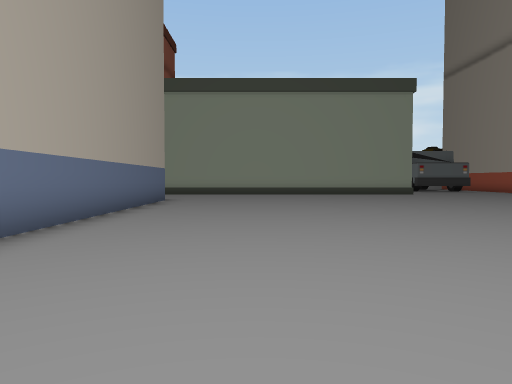
view 1 (above)

20 first-person views from a walk through a scene from a Unity 3-D project. The camera is 1.4 m above the floor, tilts 2° down and sees 70° across. The floor is counted in squares, 2 m on a side. Each view is taken from the middle of a square. On the plan, view 1 faces up. The plan holds only what a view shows up to about 11 squares ahead; the rest is blank. The place goes on beyond the plan. Some animated figures are not drawn.

view 2
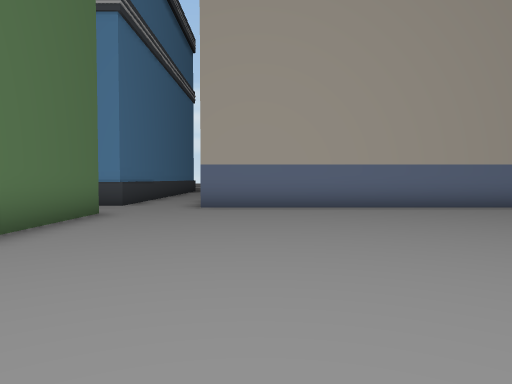

view 3
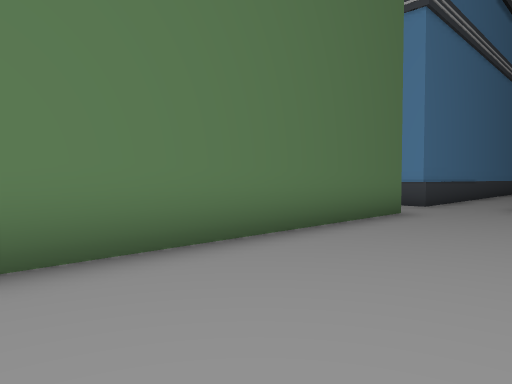

view 4
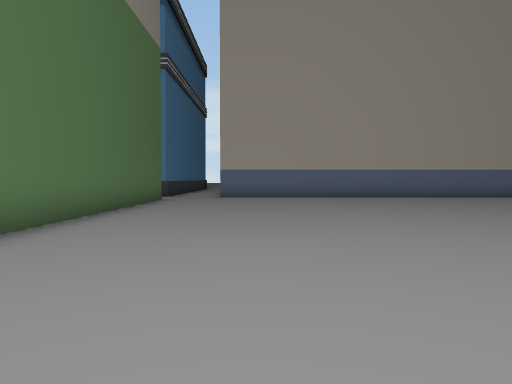

view 5
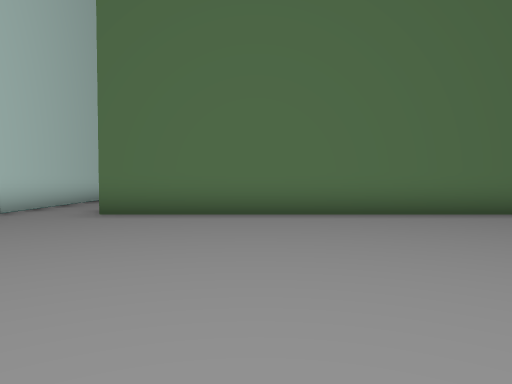

view 6
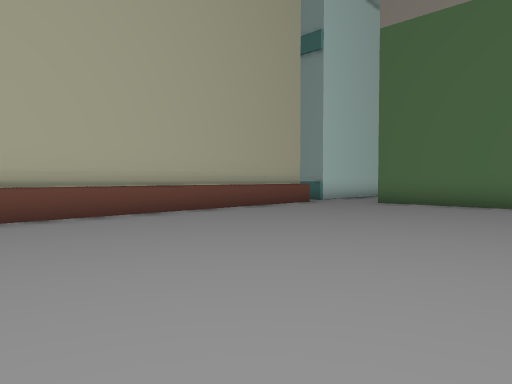

view 7
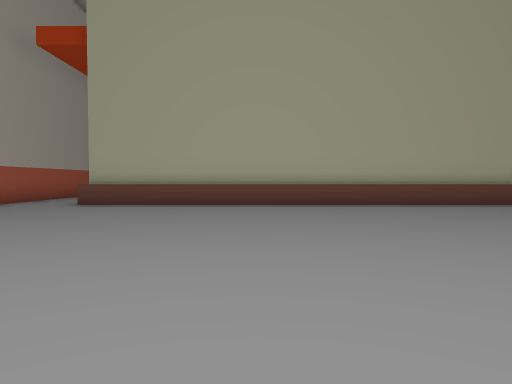

view 8
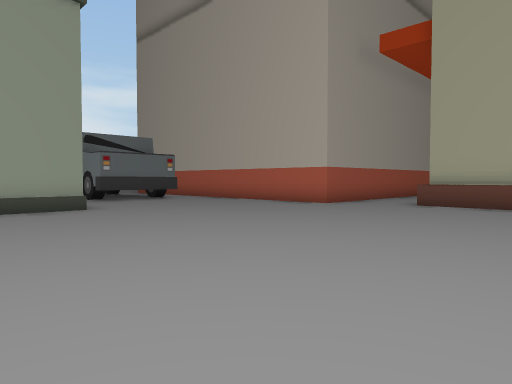

view 9
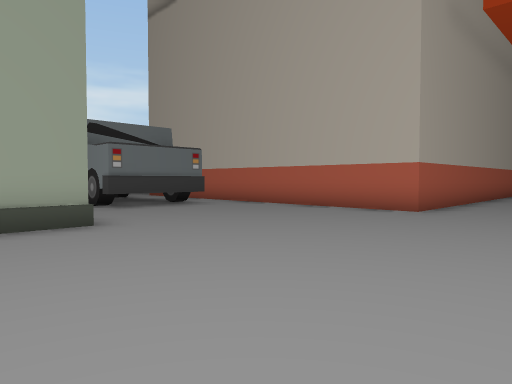

view 10
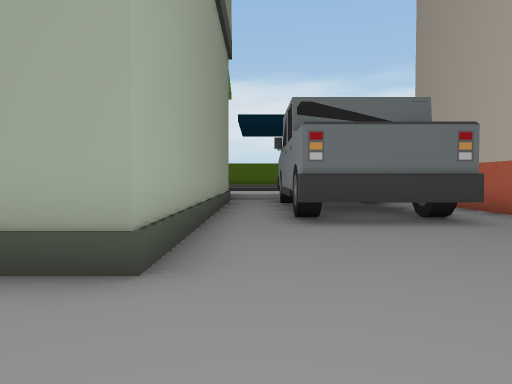

view 11
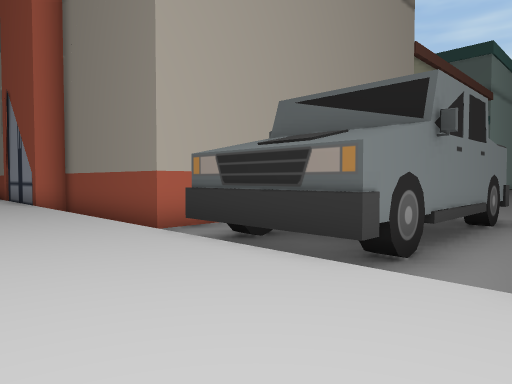

view 12
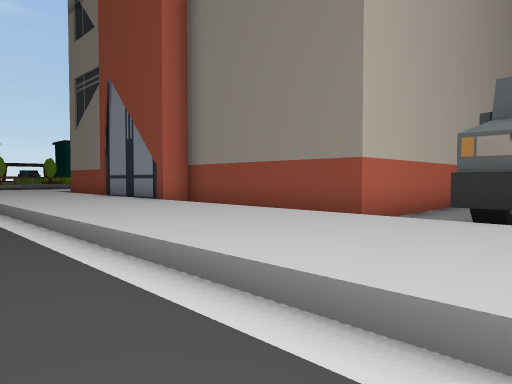

view 13
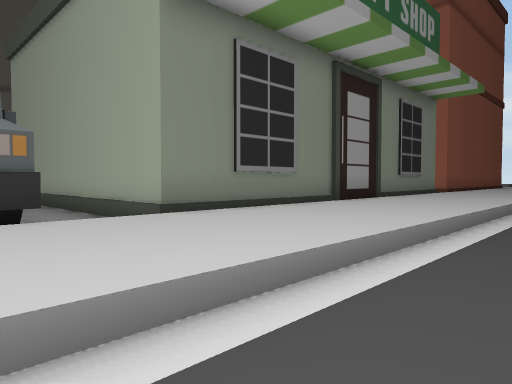

view 14
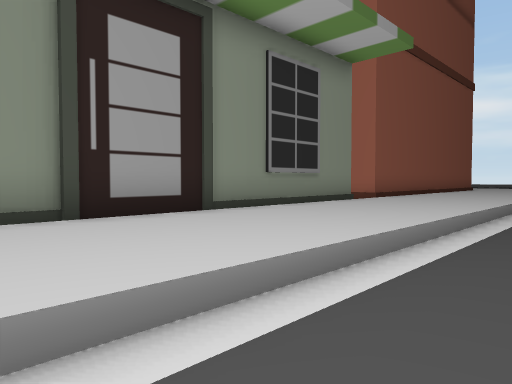

view 15
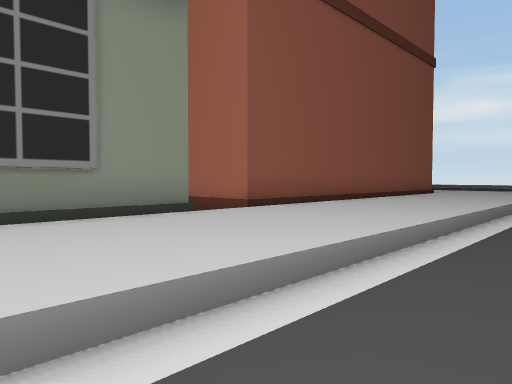

view 16
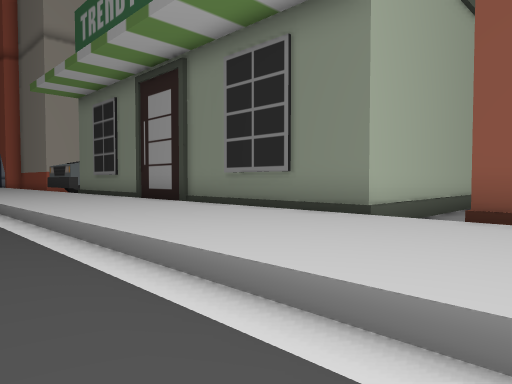

view 17
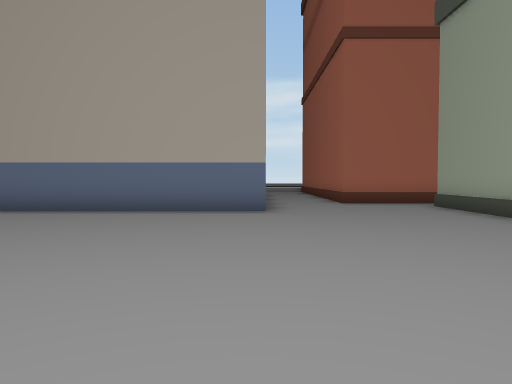

view 18
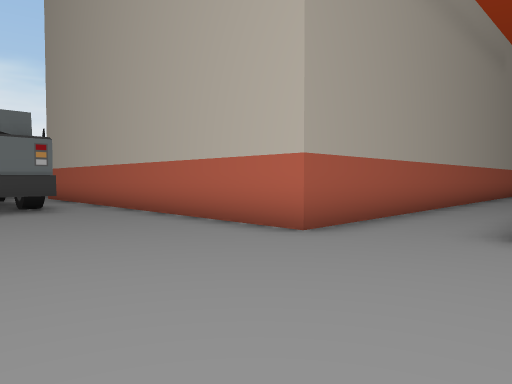

view 19
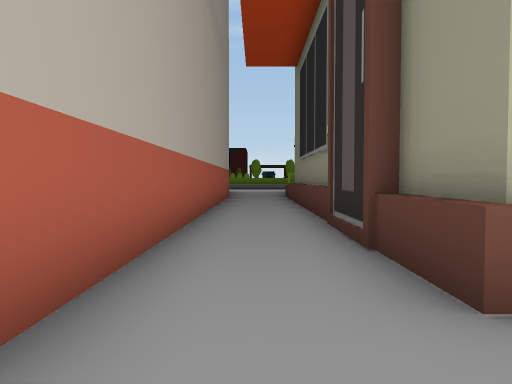

view 20
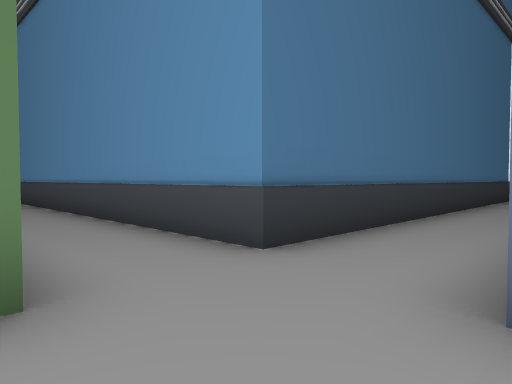

### Floor plan
Key: @ floor where view 1 was taken; # wall or solid block; . main floor; : floor 0.5 m higher than the main floor; B building; T truck.
Columns run from 9 left of view 1 to 22 right of it. Each row starts with its distance up from view 1.
 31   ....... ....  .......
 30 ............................
 29 ::::::::::::::::::::::::::::::::
 28 ::::::::::::::::::::::::::::::::
 27 :::::::::::::::::::::::::::::::
 26 ####.############.TTT......BBBB
 25    #.#          #.TTT.BBBBBB
 24    #.#          #.TTT.B
 23     .#          #.T  .B
 22      #          #.T  .B
 21      #          #.TTT.B
 20                 #.TTT.B
 19                 #.....B
 18                 #.....B
 17    #.###       ##.....B
 16    #......    ........B
 15    #.......   ........B
 14    .......... ........BBBBBBBBBB
 13    .............................
 12       #................#########
 11       B................#
 10       B................#
  9       B................#
  8       B................#
  7       B................#
  6       B................#
  5       B................#
  4       B................#
  3       B................#
  2       B................#
  1       B................#
  0       B..@.............#
 -1       #................#
 -2 .......................#
 -3 ........................
 -4 ######..BBBBBBBBBBBBBB.#
 -5      #..              .#
 -6      #..              .#
 -7      #..               #
 -8      #.
 -9      #.
-10      #.
-11      #.
-12      #
-13      #

Positions as (right, up) in squares from view 1, and headings:
1: (0, 0), facing up
2: (6, 0), facing left
3: (6, 0), facing down-left
4: (11, 0), facing left
5: (9, 4), facing down
6: (7, 7), facing down-right
7: (4, 7), facing right
8: (4, 8), facing up-right
9: (5, 11), facing up-right
10: (8, 14), facing up
11: (7, 29), facing down-right
12: (10, 31), facing down-right
13: (10, 31), facing down-left
14: (4, 31), facing down-left
15: (-1, 31), facing down-left
16: (-7, 31), facing down-right
17: (5, 12), facing left
18: (9, 11), facing up-right
19: (12, 13), facing right
20: (-1, -1), facing down-left
